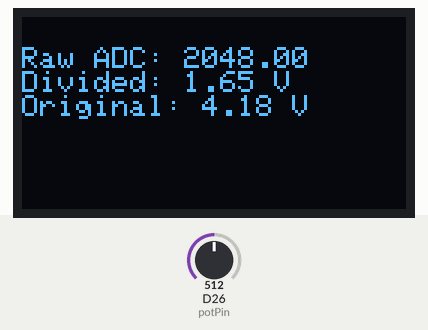
A sketch run on a simulated Arduino Due. Parts: 128×64 one-colour display. Inputs (shaded band) come from the test bench; at power-on: D26 (potPin) = 512 (analog values on the 0–1023 scale).

Above: at 4.2 s.
4.3 s: D26 (potPin) set to 716
At 9.5 s:
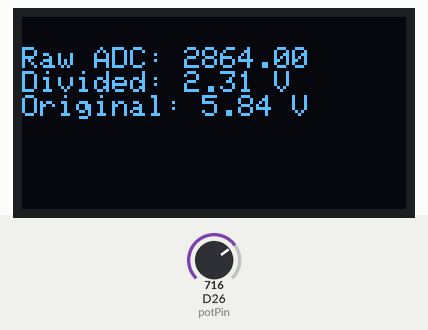
9.9 s: D26 (potPin) set to 900
At 14.3 s:
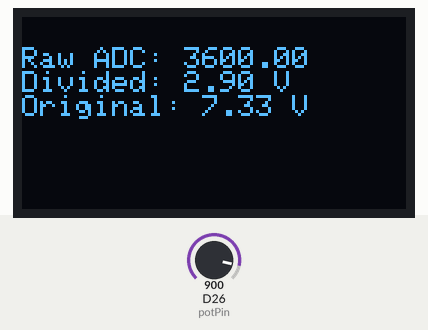
15.5 s: D26 (potPin) set to 1023
At 19.0 s:
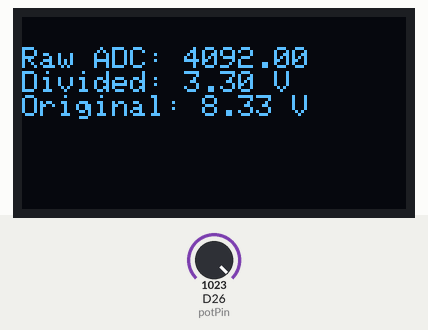
Timing chart, 0 to 20.5 s (numbered marks = the images above; inputs shaded):
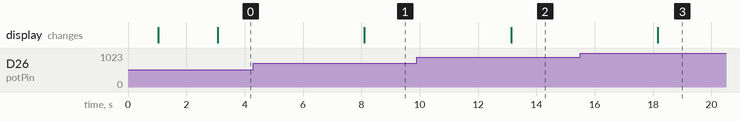

The sketch:

PicoOLED.ino
```cpp
#include <Wire.h>
#include <Adafruit_GFX.h>
#include <Adafruit_SSD1306.h>

#define SCREEN_WIDTH 128 // OLED display width, in pixels
#define SCREEN_HEIGHT 64 // OLED display height, in pixels

// Declaration for an SSD1306 display connected to I2C (SDA, SCL pins)
Adafruit_SSD1306 display(SCREEN_WIDTH, SCREEN_HEIGHT, &Wire, -1);

const int potPin = 26; // Analog pin

double convertToVoltage(int potValue) {
  return (potValue / 4096.0) * 3.3;
}

double backConvert (double Vout){
  return((Vout*(680+446)/446)+0.01);
}

void setup() {
  Serial.begin(115200);
  analogReadResolution(12);
  delay(1000); // Allow time for startup

  if (!display.begin(SSD1306_SWITCHCAPVCC, 0x3C)) {
    Serial.println(F("SSD1306 allocation failed"));
    for (;;);
  }

  delay(2000);
  display.clearDisplay();
  display.setTextSize(1);
  display.setTextColor(WHITE);
  display.display();
}

void loop() {
  double potValue = analogRead(potPin); // Correctly declare and read analog value
  double voltage = convertToVoltage(potValue);
  double originalVoltage = backConvert(voltage);
  display.clearDisplay();  // Clear the previous frame
  display.setCursor(0, 10);
  display.print("Raw ADC: ");
  display.println(potValue); // Fix variable name (was plotValue)
  display.print("Divided: ");
  display.print(voltage);
  display.println(" V");
  display.print("Original: ");
  display.print(originalVoltage);
  display.println(" V");
  display.display();  // Only call display() once per update

  delay(5000);
}
```

Measured:
- after the input at 4.3 s, the display: changes after 3.8 s (image 1)
- after the input at 9.9 s, the display: changes after 3.2 s (image 2)
- after the input at 15.5 s, the display: changes after 2.7 s (image 3)
